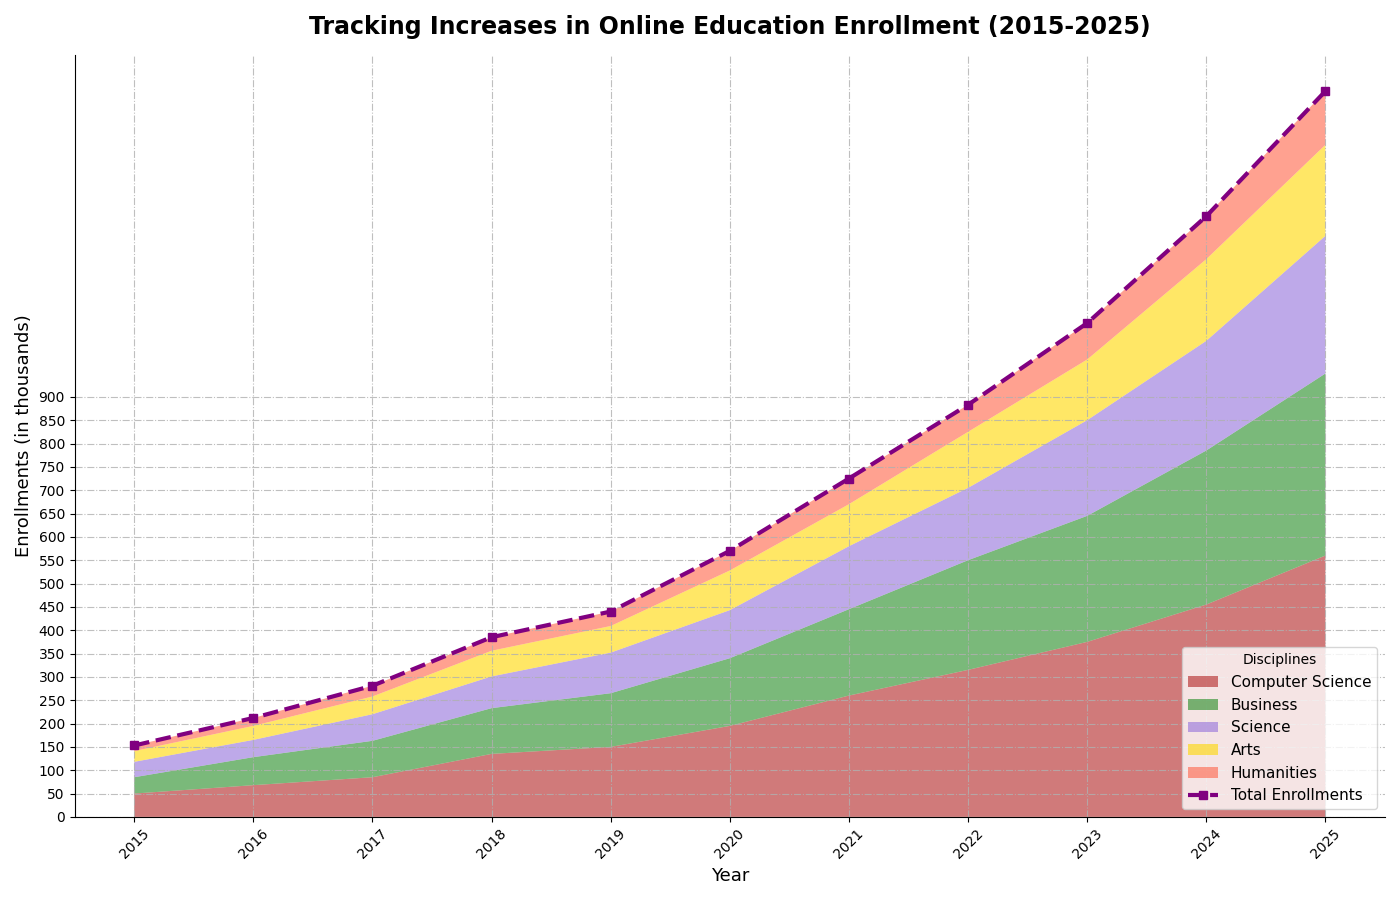

Source code (Python):
import matplotlib.pyplot as plt
import numpy as np

years = np.arange(2015, 2026)
disciplines = ['Computer Science', 'Business', 'Science', 'Arts', 'Humanities']

cs_enrollments = [50, 68, 85, 135, 150, 195, 260, 315, 375, 455, 560]
business_enrollments = [35, 60, 78, 98, 115, 145, 185, 235, 270, 330, 390]
science_enrollments = [33, 37, 57, 68, 87, 103, 135, 155, 205, 235, 295]
arts_enrollments = [23, 30, 38, 55, 57, 85, 90, 120, 130, 175, 195]
humanities_enrollments = [12, 17, 23, 29, 31, 42, 55, 58, 78, 92, 115]
enrollment_data = np.vstack([cs_enrollments, business_enrollments, science_enrollments, arts_enrollments, humanities_enrollments])
total_enrollments = np.sum(enrollment_data, axis=0)

fig, ax = plt.subplots(figsize=(14, 9))

ax.stackplot(years, enrollment_data, labels=disciplines, colors=['#B22222', '#228B22', '#9370DB', '#FFD700', '#FF6347'], alpha=0.6)

ax.plot(years, total_enrollments, label='Total Enrollments', color='purple', linewidth=3, marker='s', linestyle='--')

ax.set_title('Tracking Increases in Online Education Enrollment (2015-2025)', fontsize=17, fontweight='bold', pad=15)
ax.set_xlabel('Year', fontsize=13)
ax.set_ylabel('Enrollments (in thousands)', fontsize=13)

ax.spines['top'].set_visible(False)
ax.spines['right'].set_visible(False)

ax.legend(loc='lower right', title='Disciplines', fontsize=11)
ax.grid(True, linestyle='-.', alpha=0.8)
plt.xticks(years, rotation=45)
plt.yticks(np.arange(0, 901, 50))

plt.tight_layout()
plt.show()
